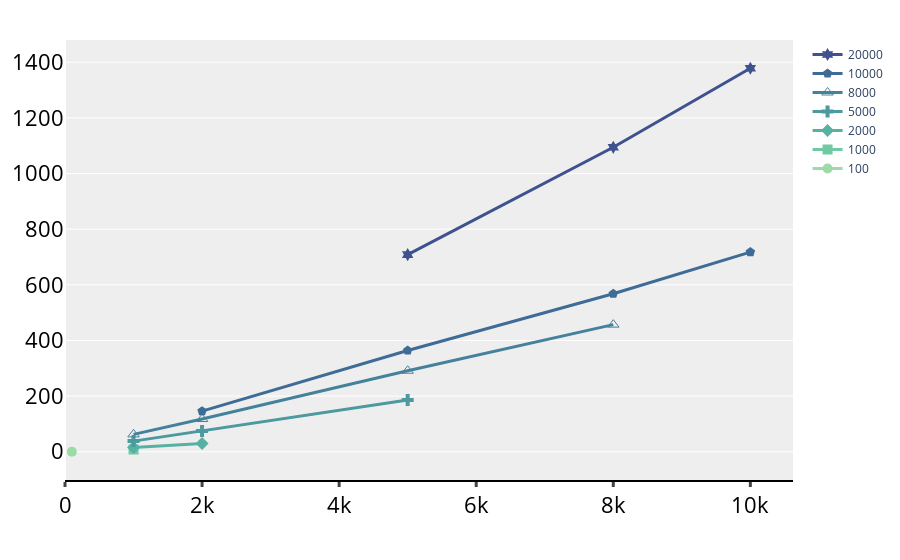

Write notebook code for a chart like this one.
### Code cell
# runtime
fig = go.Figure()
ploted_edge=[100,1000,2000,5000,8000,10000,20000]
for idx, e in enumerate(ploted_edge):
    same_e = res.loc[res['#E'] == e]
    fig.add_trace(go.Scatter(x=same_e["#V"], y=same_e["runtime(sec)"], name=f"{e}",
                             mode='lines+markers', marker=dict(symbol=marker_symbols[idx],size=10),
                             line=dict(color=colors[idx], width=3)))

fig.update_layout(xaxis=dict(showline=True, showgrid=False, rangemode="tozero",
                             linecolor='rgb(0, 0, 0)', linewidth=2,
                             tickwidth=3, tickfont=num_font, ticks='outside'),
                  yaxis=dict(tickfont=num_font, zeroline=False, showticklabels=True,
                             showline=False),
                  showlegend=True,legend=dict(traceorder="reversed"),
                #   legend=dict(borderwidth=1, bordercolor="#eeeeee",
                #               x=0.76, y=0.9, traceorder="reversed", 
                #               font=default_font),
                  margin=dict(autoexpand=True, l=40, r=20, t=40),
                  plot_bgcolor="#eeeeee"
                  )
fig.show()
fig.write_image("baseline_runtime.pdf")

### Figure 1 — Plotly figure (JSON) as saved in the notebook; plotly's stock layout.template omitted (floating-point values rounded to 4 significant figures)
{"data": [{"line": {"color": "rgb(156, 219, 165)", "width": 3}, "marker": {"size": 10, "symbol": "circle"}, "mode": "lines+markers", "name": "100", "type": "scatter", "x": [100], "y": ["       0.160081721"]}, {"line": {"color": "rgb(111, 201, 163)", "width": 3}, "marker": {"size": 10, "symbol": "square"}, "mode": "lines+markers", "name": "1000", "type": "scatter", "x": [1000], "y": ["       8.242615681"]}, {"line": {"color": "rgb(86, 177, 163)", "width": 3}, "marker": {"size": 10, "symbol": "diamond"}, "mode": "lines+markers", "name": "2000", "type": "scatter", "x": [1000, 2000], "y": ["      15.706050421", "      29.968098914"]}, {"line": {"color": "rgb(76, 153, 160)", "width": 3}, "marker": {"size": 10, "symbol": "cross"}, "mode": "lines+markers", "name": "5000", "type": "scatter", "x": [1000, 2000, 5000], "y": ["      38.363303375", "      74.865500267", "     185.976656635"]}, {"line": {"color": "rgb(68, 130, 155)", "width": 3}, "marker": {"size": 10, "symbol": "triangle-up-open"}, "mode": "lines+markers", "name": "8000", "type": "scatter", "x": [1000, 2000, 5000, 8000], "y": ["      62.502320174", "     117.836783339", "     291.318613898", "     456.946532267"]}, {"line": {"color": "rgb(62, 108, 150)", "width": 3}, "marker": {"size": 10, "symbol": "pentagon"}, "mode": "lines+markers", "name": "10000", "type": "scatter", "x": [2000, 5000, 8000, 10000], "y": ["     146.042186319", "     363.987194588", "     568.140414502", "     717.680128344"]}, {"line": {"color": "rgb(62, 82, 143)", "width": 3}, "marker": {"size": 10, "symbol": "hexagram"}, "mode": "lines+markers", "name": "20000", "type": "scatter", "x": [5000, 8000, 10000], "y": ["     708.668529622", "    1094.384627387", "    1378.395260827"]}], "layout": {"legend": {"traceorder": "reversed"}, "margin": {"autoexpand": true, "l": 40, "r": 20, "t": 40}, "plot_bgcolor": "#eeeeee", "showlegend": true, "xaxis": {"linecolor": "rgb(0, 0, 0)", "linewidth": 2, "rangemode": "tozero", "showgrid": false, "showline": true, "tickfont": {"color": "#000000", "size": 22}, "ticks": "outside", "tickwidth": 3}, "yaxis": {"showline": false, "showticklabels": true, "tickfont": {"color": "#000000", "size": 22}, "zeroline": false}}}
